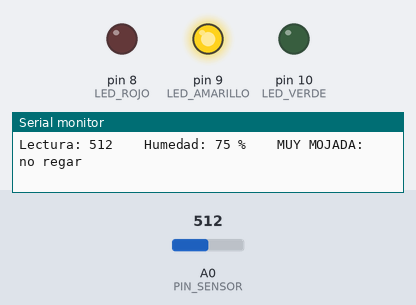
A sketch run on a simulated Arduino Uno, built with avr-gcc and run on an emulated ATmega328P. Shown: output pins drawn as LEDs (lit = HIGH), the last lines printed to the serial monitor. The inputs (shaded band) are chosen by the test bench; at power-on: A0 (PIN_SENSOR) = 512.

Above: at 1.3 s.
1.4 s: A0 (PIN_SENSOR) set to 526
2.9 s: A0 (PIN_SENSOR) set to 547
At 3.5 s:
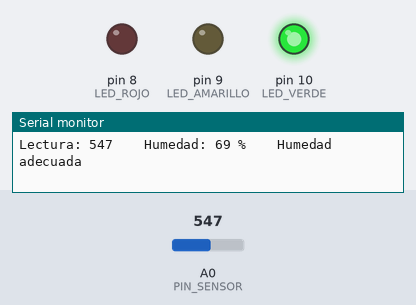
4.5 s: A0 (PIN_SENSOR) set to 798
6.0 s: A0 (PIN_SENSOR) set to 819
At 7.2 s:
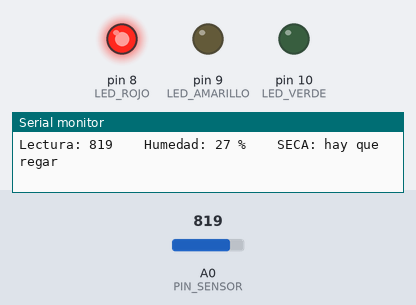
7.5 s: A0 (PIN_SENSOR) set to 716
At 8.4 s:
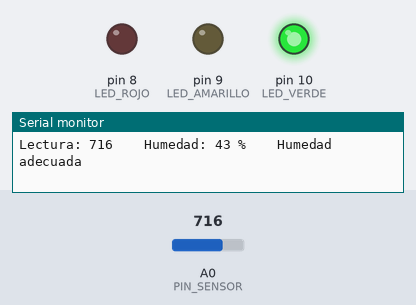
9.0 s: A0 (PIN_SENSOR) set to 900
At 9.6 s:
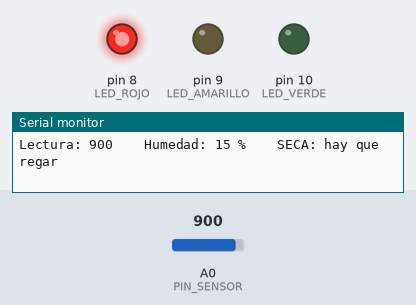
Timing chart, 0 to 11.5 s (numbered marks = the images above; inputs shaded):
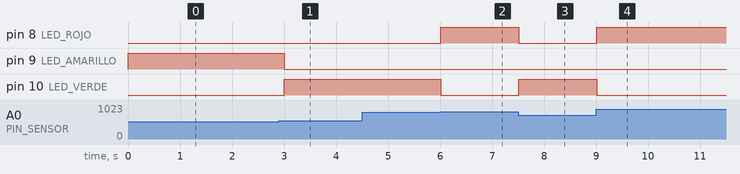

The sketch:

P24_humedad_suelo.ino
```cpp
/*
  P24 · Aviso de riego con el sensor de humedad de suelo      Sesión 13
  ------------------------------------------------------------------
  Qué hace: mide qué tan húmeda está la tierra y lo indica con tres LED y el Monitor Serie:
     LED rojo     = tierra seca, hay que regar
     LED verde    = humedad adecuada
     LED amarillo = muy mojada, no regar

  Conexiones:
    Sensor de humedad de suelo    VCC -> 5 V ; GND -> GND ; AO (salida analógica) -> A0
                                  (el módulo trae 4 pines: AO, DO, GND y VCC; DO, la salida digital, no se usa)
    LED rojo      pin 8  -> resistencia 220 ohm -> LED (+) ; pata corta -> GND
    LED amarillo  pin 9  -> resistencia 220 ohm -> LED (+) ; pata corta -> GND
    LED verde     pin 10 -> resistencia 220 ohm -> LED (+) ; pata corta -> GND

  CALIBRACIÓN (lo más importante): cada sensor y cada tierra es distinta.
    1) Con el sensor al aire (o en tierra muy seca), anota la lectura -> VALOR_SECO.
    2) Con la sonda metida en un vaso con agua, anota la lectura -> VALOR_MOJADO.
    3) Escribe esos números abajo, sube el código y comprueba con tierra seca y húmeda.
  Los valores que dejé son solo un punto de partida.

  Ideas clave:
    - Una medición solo significa algo después de calibrarla.
    - map() convierte la lectura en porcentaje; constrain() lo mantiene entre 0 y 100.

  Cuidado: mete en el agua o la tierra solo la parte con las pistas, nunca la electrónica.
  Las sondas se oxidan si pasan días conectadas: desconecta el sensor al terminar.

  Retos:  - Mide una maceta antes y después de regarla y compara los porcentajes.
          - Agrega un zumbador que avise cuando esté seca.
          - ¿Qué tanto cambia la lectura con tierra de distinto tipo?
*/

const int PIN_SENSOR = A0;
const int LED_ROJO = 8;
const int LED_AMARILLO = 9;
const int LED_VERDE = 10;

const int VALOR_SECO = 1000;          // lectura con el sensor seco  (AJUSTA con tu medición)
const int VALOR_MOJADO = 350;         // lectura con el sensor en agua (AJUSTA con tu medición)
const int PORCENTAJE_BAJO = 30;       // menos de esto = seco
const int PORCENTAJE_ALTO = 70;       // más de esto = muy mojado

void setup() {
  pinMode(LED_ROJO, OUTPUT);
  pinMode(LED_AMARILLO, OUTPUT);
  pinMode(LED_VERDE, OUTPUT);
  Serial.begin(9600);
}

void loop() {
  int lectura = analogRead(PIN_SENSOR);
  int humedad = map(lectura, VALOR_SECO, VALOR_MOJADO, 0, 100);   // más mojado = lectura menor
  humedad = constrain(humedad, 0, 100);

  digitalWrite(LED_ROJO, LOW);
  digitalWrite(LED_AMARILLO, LOW);
  digitalWrite(LED_VERDE, LOW);

  Serial.print("Lectura: ");
  Serial.print(lectura);
  Serial.print("    Humedad: ");
  Serial.print(humedad);
  Serial.print(" %    ");

  if (humedad < PORCENTAJE_BAJO) {
    digitalWrite(LED_ROJO, HIGH);
    Serial.println("SECA: hay que regar");
  } else if (humedad > PORCENTAJE_ALTO) {
    digitalWrite(LED_AMARILLO, HIGH);
    Serial.println("MUY MOJADA: no regar");
  } else {
    digitalWrite(LED_VERDE, HIGH);
    Serial.println("Humedad adecuada");
  }
  delay(500);
}
```

Measured:
- the behaviour switches between 538 and 539 on A0 (PIN_SENSOR) (found by bisection; images 0 and 1)
- the behaviour switches between 805 and 806 on A0 (PIN_SENSOR) (found by bisection; images 1 and 2)
- after the input at 2.9 s, pin 9 (LED_AMARILLO): HIGH → LOW after 0.11 s; pin 10 (LED_VERDE): LOW → HIGH after 0.11 s
- after the input at 6.0 s, pin 8 (LED_ROJO): LOW → HIGH at once; pin 10 (LED_VERDE): HIGH → LOW at once
- after the input at 7.5 s, pin 8 (LED_ROJO): HIGH → LOW at once; pin 10 (LED_VERDE): LOW → HIGH at once
- after the input at 9.0 s, pin 8 (LED_ROJO): LOW → HIGH at once; pin 10 (LED_VERDE): HIGH → LOW at once
